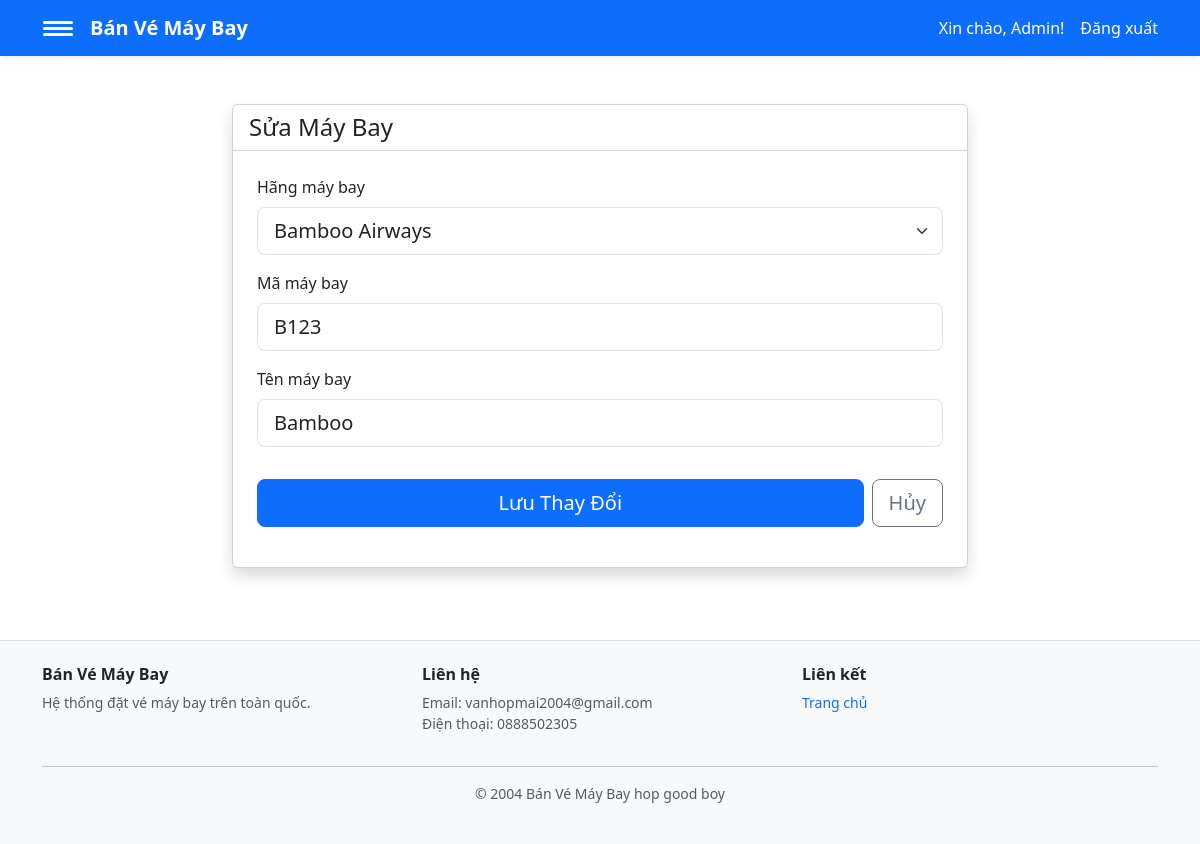
The app's page /banvemaybay/admin/planes/edit?id=5 (signed in) with its own data.
### tables this page shows
CREATE TABLE `may_bay` (
  `id` int(11) NOT NULL,
  `ma_may_bay` varchar(50) NOT NULL,
  `ten_may_bay` varchar(150) NOT NULL,
  `hang_may_bay` varchar(50) NOT NULL DEFAULT 'Khác',
  `tao_luc` timestamp NOT NULL DEFAULT current_timestamp()
);

### app/Helpers/helpers.php (called while the page is built, shortened)
<?php
$config = require __DIR__ . '/../../config/app.php';
function duongDan(string $path = ''): string {
    global $config;
    $base = rtrim($config['base_path'], '/');
    $path = '/' . ltrim($path, '/');
    return $base . $path;
}
function base_url(string $path = ''): string { return duongDan($path); }
function view_shared_data(): array {
    $user = $_SESSION['user'] ?? null;
    $isLoggedIn = !empty($user);
    $isAdmin = $isLoggedIn && (($user['vai_tro'] ?? '') === 'admin');
    return [
        'currentUser' => $user,
        'isLoggedIn' => $isLoggedIn,
        'isAdmin' => $isAdmin,
        'currentUserName' => $isLoggedIn ? (string)($user['ten'] ?? '') : '',
        'currentUserEmail' => $isLoggedIn ? (string)($user['email'] ?? '') : '',
    ];
}
function view(string $template, array $data = []): void {
    $data = array_merge(view_shared_data(), $data);
    extract($data, EXTR_SKIP);
    $viewFile = __DIR__ . '/../Views/' . $template . '.php';
    require $viewFile;
}

### app/Controllers/AdminController.php (called while the page is built, shortened)
<?php
require_once __DIR__ . '/../Helpers/helpers.php';
require_once __DIR__ . '/../Models/Booking.php';
require_once __DIR__ . '/../Models/Plane.php';
class AdminController {
      public function editPlane(): void {
        $id = (int)($_GET['id'] ?? 0);
        $plane = Plane::find($id);
        view('admin/plane_edit', compact('plane','error'));
      }
}

### config/app.php (called while the page is built)
<?php
return [
    'db' => [
        'host' => '127.0.0.1',
        'user' => 'root',
        'pass' => '',
        'name' => 'banvemaybay',
    ],
    'base_path' => '/banvemaybay',
];

### app/Models/Plane.php (called while the page is built, shortened)
<?php
require_once __DIR__ . '/../Helpers/helpers.php';
class Plane {
    public static function find(int $id): ?array {
        global $mysqli;
        $stmt = $mysqli->prepare('SELECT * FROM may_bay WHERE id=? LIMIT 1');
        $stmt->bind_param('i', $id);
        $stmt->execute();
        $res = $stmt->get_result();
        return $res ? $res->fetch_assoc() : null;
    }
}

### app/Views/admin/plane_edit.php (the view, shortened to what this page needs)
<?php require_once __DIR__ . '/../partials/navbar.php'; ?>
<!doctype html>
<html>
<head>
  <link href="https://cdn.jsdelivr.net/npm/bootstrap@5.3.2/dist/css/bootstrap.min.css" rel="stylesheet">
</head>
<body>
<div class="container py-4">
  <div class="row justify-content-center">
    <div class="col-md-8">
      <div class="card shadow">
        <div class="card-header bg-gradient" style="background: linear-gradient(135deg, #667eea, #764ba2);">
          <h4 class="text-dark mb-0"><i class="bi bi-pencil-square"></i> Sửa Máy Bay</h4>
        </div>
        <div class="card-body p-4">
          <form method="post" action="<?=base_url('/admin/planes/edit')?>?id=<?=$plane['id']?>">
            <?php $currentAirline = $plane['hang_may_bay'] ?? 'Khác'; ?>
            <div class="mb-3">
              <label class="form-label">Hãng máy bay</label>
              <select name="hang_may_bay" class="form-select form-select-lg" required>
                <option value="Bamboo Airways" <?=$currentAirline==='Bamboo Airways'?'selected':''?>>Bamboo Airways</option>
              </select>
            </div>
            <div class="mb-3">
              <label class="form-label">Mã máy bay</label>
              <input type="text" name="ma_may_bay" class="form-control form-control-lg" value="<?=htmlspecialchars($plane['ma_may_bay'])?>" required>
            </div>
            <div class="mb-3">
              <label class="form-label">Tên máy bay</label>
              <input type="text" name="ten_may_bay" class="form-control form-control-lg" value="<?=htmlspecialchars($plane['ten_may_bay'])?>" required>
            </div>
            <div class="d-flex gap-2 pt-3">
              <button type="submit" class="btn btn-lg btn-primary flex-grow-1">
                <i class="bi bi-check-circle"></i> Lưu Thay Đổi
              </button>
              <a href="<?=base_url('/admin/planes')?>" class="btn btn-lg btn-outline-secondary">
                <i class="bi bi-x-circle"></i> Hủy
              </a>
            </div>
          </form>
        </div>
      </div>
    </div>
  </div>
</div>
<?php require_once __DIR__ . '/../partials/footer.php'; ?>
</body>
</html>

### app/Views/partials/footer.php (style rules this page uses)
html, body { height: 100%; }
body { min-height: 100vh; display: flex; flex-direction: column; }
body > .container, body > .container-fluid, body > .container-sm, body > .container-md, body > .container-lg, body > .container-xl, body > .container-xxl { flex: 1 0 auto; }

### records on screen
may_bay: hang_may_bay "Bamboo Airways", ma_may_bay "B123", ten_may_bay "Bamboo"

### other values on screen
$currentUserName "Admin"
